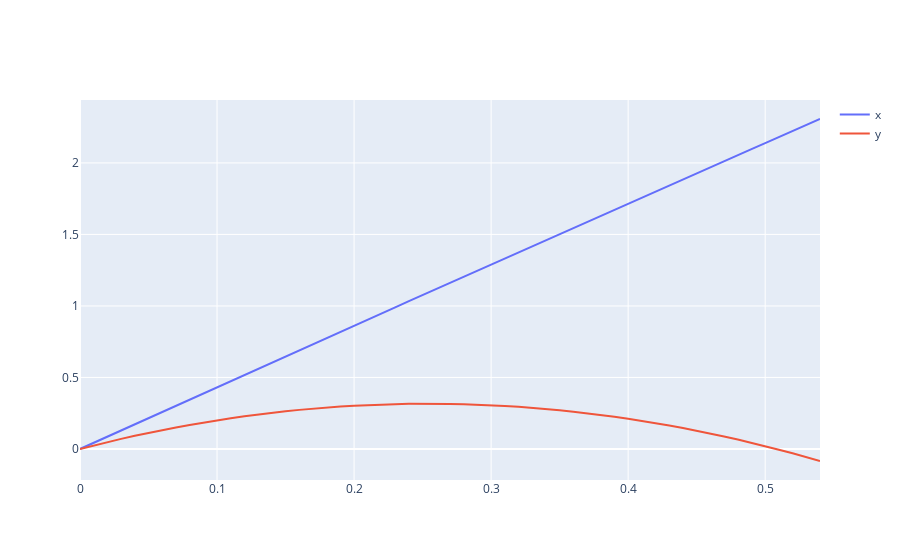

This figure's notebook cell:
### Markdown cell above
#### Рунге-Кутт 3-го порядка
Запустим метод Рунге-Кутты 3-го порядка, построим графики полученных функций.

### Code cell
result3 = RungeKutt3(funcs, t0, initial, h, N)

fig2 = go.Figure()
fig, ax = pyplot.subplots()
for i in range(len(result3[:2])):
    fig2.add_trace(go.Scatter(x=args, y=result3[i], name=lables[i]))
    ax.plot(args, result3[i], label=lables[i])

fig2.show()
ax.legend()
pyplot.show()
